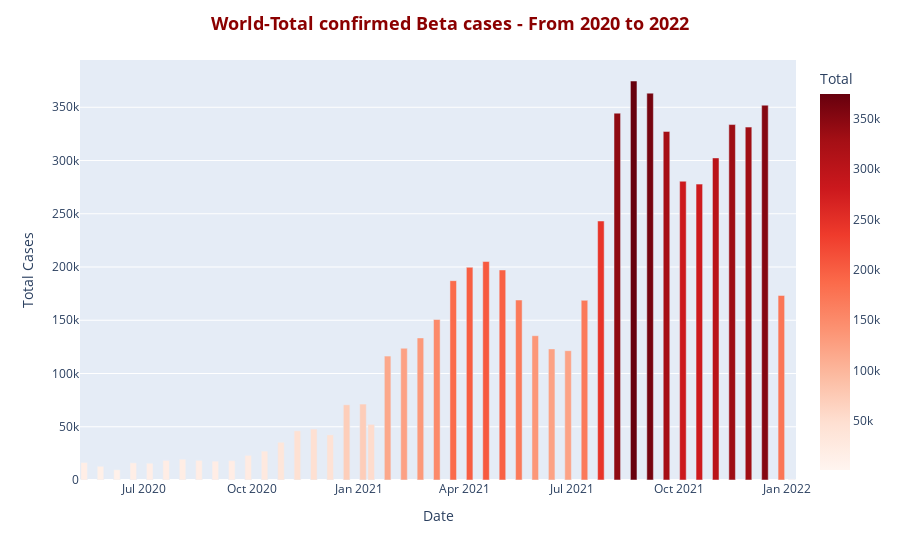

Here is the notebook cell this chart was saved with:
### Code cell
df_beta_total = df[df['variant'] == 'Beta'].groupby('Date')['Total'].sum().reset_index()
fig = px.bar(df_beta_total,
             x='Date',
             y='Total',
             color='Total',
             color_continuous_scale = 'reds')

fig.update_layout(title = '<b>World-Total confirmed Beta cases - From 2020 to 2022<b>',
                  title_x = 0.5,
                  title_font = dict(size= 18, color = 'DarkRed'),
                  yaxis = dict(title = 'Total Cases'))
fig.show()

### Figure 1 — Plotly figure (JSON) as saved in the notebook; plotly's stock layout.template omitted (floating-point values rounded to 4 significant figures)
{"data": [{"alignmentgroup": "True", "hovertemplate": "Date=%{x}<br>Total=%{marker.color}<extra></extra>", "legendgroup": "", "marker": {"color": [16436, 12903, 9660, 16160, 15764, 18421, 19535, 18471, 17673, 18154, 23133, 27133, 35456, 46202, 47808, 42410, 70619, 71324, 52251, 116398, 123716, 133425, 150683, 187185, 199741, 205153, 197254, 169011, 135508, 123104, 121436, 168725, 243216, 344500, 374670, 363281, 327337, 280557, 277844, 302444, 333778, 331383, 351966, 173286, 979], "coloraxis": "coloraxis", "pattern": {"shape": ""}}, "name": "", "offsetgroup": "", "orientation": "v", "showlegend": false, "textposition": "auto", "type": "bar", "x": ["2020-05-11", "2020-05-25", "2020-06-08", "2020-06-22", "2020-07-06", "2020-07-20", "2020-08-03", "2020-08-17", "2020-08-31", "2020-09-14", "2020-09-28", "2020-10-12", "2020-10-26", "2020-11-09", "2020-11-23", "2020-12-07", "2020-12-21", "2021-01-04", "2021-01-11", "2021-01-25", "2021-02-08", "2021-02-22", "2021-03-08", "2021-03-22", "2021-04-05", "2021-04-19", "2021-05-03", "2021-05-17", "2021-05-31", "2021-06-14", "2021-06-28", "2021-07-12", "2021-07-26", "2021-08-09", "2021-08-23", "2021-09-06", "2021-09-20", "2021-10-04", "2021-10-18", "2021-11-01", "2021-11-15", "2021-11-29", "2021-12-13", "2021-12-27", "2022-01-05"], "xaxis": "x", "y": [16436, 12903, 9660, 16160, 15764, 18421, 19535, 18471, 17673, 18154, 23133, 27133, 35456, 46202, 47808, 42410, 70619, 71324, 52251, 116398, 123716, 133425, 150683, 187185, 199741, 205153, 197254, 169011, 135508, 123104, 121436, 168725, 243216, 344500, 374670, 363281, 327337, 280557, 277844, 302444, 333778, 331383, 351966, 173286, 979], "yaxis": "y"}], "layout": {"barmode": "relative", "coloraxis": {"colorbar": {"title": {"text": "Total"}}, "colorscale": [[0, "rgb(255,245,240)"], [0.125, "rgb(254,224,210)"], [0.25, "rgb(252,187,161)"], [0.375, "rgb(252,146,114)"], [0.5, "rgb(251,106,74)"], [0.625, "rgb(239,59,44)"], [0.75, "rgb(203,24,29)"], [0.875, "rgb(165,15,21)"], [1, "rgb(103,0,13)"]]}, "legend": {"tracegroupgap": 0}, "margin": {"t": 60}, "title": {"font": {"color": "DarkRed", "size": 18}, "text": "<b>World-Total confirmed Beta cases - From 2020 to 2022<b>", "x": 0.5}, "xaxis": {"anchor": "y", "domain": [0, 1], "title": {"text": "Date"}}, "yaxis": {"anchor": "x", "domain": [0, 1], "title": {"text": "Total Cases"}}}}
